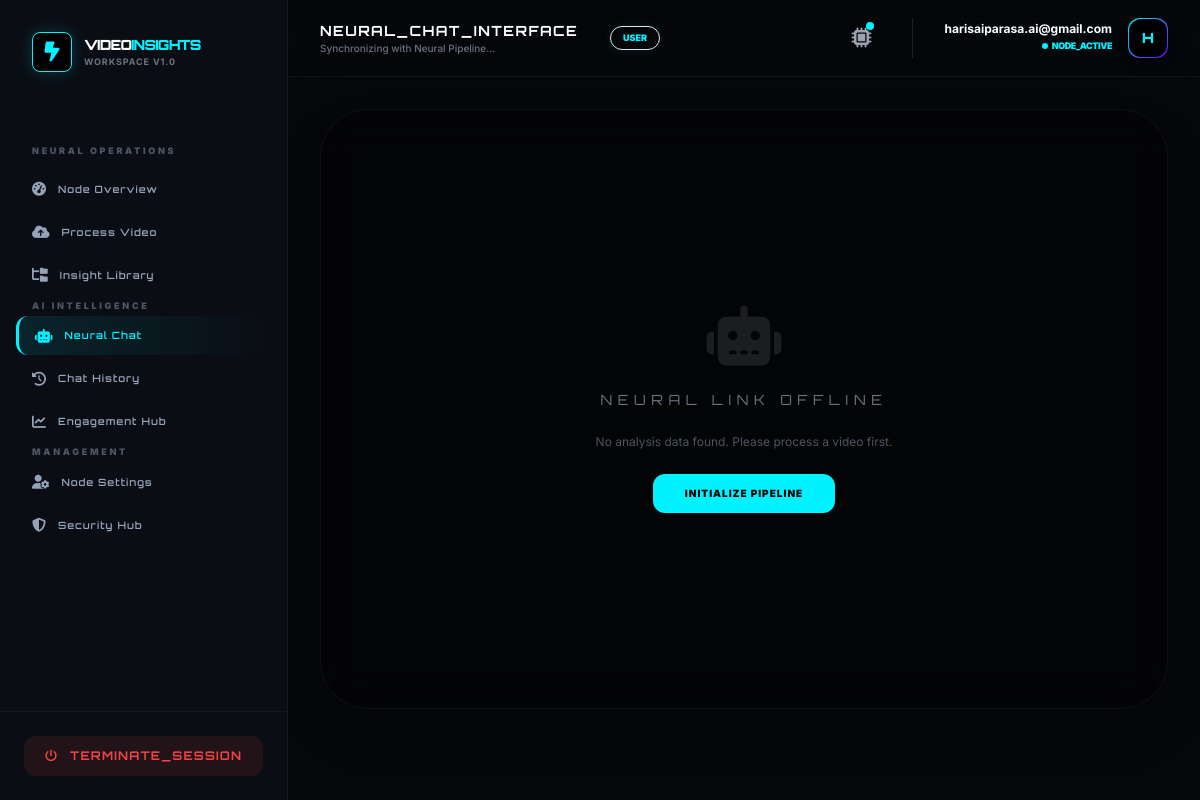
Before: /neural-chat/chat/ (signed in) with the older database file.
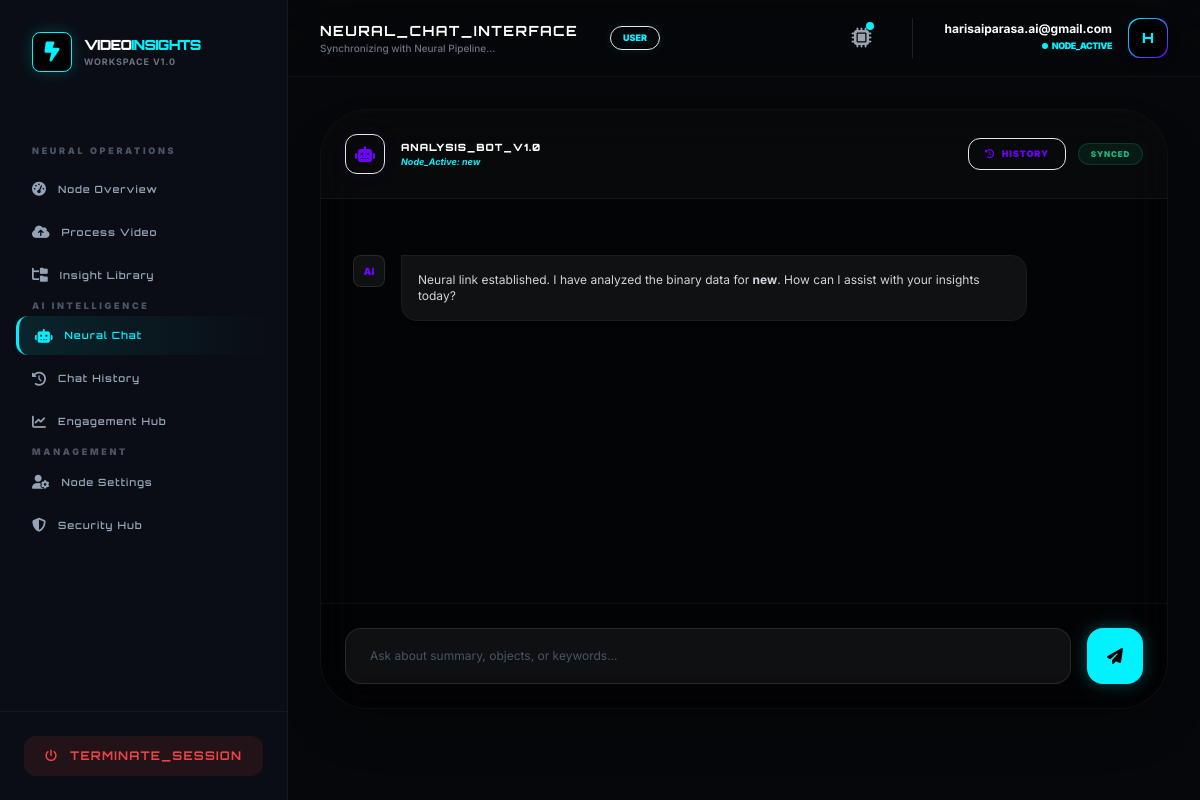
After: the same page with the newer database file.
### videos/models.py (models this page shows)
class VideoAnalysis(models.Model):
    user = models.ForeignKey(settings.AUTH_USER_MODEL, on_delete=models.CASCADE)
    title = models.CharField(max_length=255)
    video_file = models.FileField(upload_to='videos/', null=True, blank=True)
    youtube_url = models.URLField(null=True, blank=True)
    transcript = models.TextField(null=True, blank=True)
    summary = models.TextField(null=True, blank=True)
    keywords = models.JSONField(default=list)
    engagement_data = models.JSONField(default=list, null=True, blank=True)
    objects_detected = models.JSONField(default=list)
    key_moments = models.JSONField(default=list, blank=True)
    activity_type = models.CharField(max_length=100, default="General Analysis")
    human_presence_data = models.JSONField(default=dict, null=True, blank=True)
    face_detection_data = models.JSONField(default=dict, null=True, blank=True)
    activity_ml_data = models.JSONField(default=dict, null=True, blank=True)
    ml_processed = models.BooleanField(default=False)
    created_at = models.DateTimeField(auto_now_add=True)
    ai_processed = models.BooleanField(default=False)
    ai_failed = models.BooleanField(default=False)

### chatbot/views.py (the view)
# urls.py: path('chat/', views.ai_chatbot_view, name='ai_chatbot'),
@login_required
def ai_chatbot_view(request, video_id=None):
    user_videos = VideoAnalysis.objects.filter(user=request.user)
    if not user_videos.exists():
        messages.info(request, "Neural Link Offline: Please process a video to initialize the AI Chatbot.")
        return render(request, 'chatbot/chat_interface.html', {'video': None, 'chat_history': []})
    if video_id:
        video = get_object_or_404(VideoAnalysis, id=video_id, user=request.user)
    else:
        video = user_videos.latest('created_at')
    chat_history = ChatMessage.objects.filter(
        video=video, user=request.user
    ).order_by('created_at')
    return render(request, 'chatbot/chat_interface.html', {
        'video': video,
        'chat_history': chat_history
    })

### templates/chatbot/chat_interface.html (shortened to what this page needs)
{% extends "base2.html" %}
{% block page_title %}NEURAL_CHAT_INTERFACE{% endblock %}
{% block content %}
<div class="max-w-4xl mx-auto animate-fade-in" style="height: 75vh;">
    <div class="h-full flex flex-col bg-black/40 border border-white/5 rounded-[3rem] backdrop-blur-xl overflow-hidden shadow-2xl">
        {% if video %}
            <div class="p-6 border-b border-white/5 bg-white/[0.02] flex items-center justify-between">
                <div class="flex items-center gap-4">
                    <div class="w-10 h-10 bg-[var(--accent-purple)]/20 rounded-xl flex items-center justify-center border border-[var(--accent-purple)]/30 shadow-[0_0_15px_rgba(112,0,255,0.1)]">
                        <i class="fa fa-robot text-[var(--accent-purple)]"></i>
                    </div>
                    <div>
                        <p class="orbitron text-[10px] text-white font-black tracking-widest uppercase">Analysis_Bot_v1.0</p>
                        <p class="text-[9px] text-[var(--accent-cyan)] font-bold italic">Node_Active: {{ video.title }}</p>
                    </div>
                </div>
                <div class="flex items-center gap-3">
                    <a href="{% url 'chat_history_video' video.id %}"
                       class="px-4 py-2 bg-[var(--accent-purple)]/10 border border-[var(--accent-purple)]/20 text-[var(--accent-purple)] text-[9px] font-black uppercase tracking-widest rounded-xl hover:bg-[var(--accent-purple)] hover:text-white transition-all">
                        <i class="fa fa-clock-rotate-left mr-1"></i> History
                    </a>
                    <span class="text-[8px] font-black text-emerald-500 uppercase tracking-widest bg-emerald-500/10 px-3 py-1 rounded-full border border-emerald-500/20">Synced</span>
                </div>
            </div>
            <div id="chat-window" class="flex-1 overflow-y-auto p-8 space-y-6 scroll-smooth custom-scrollbar">
                <div class="flex gap-4">
                    <div class="w-8 h-8 rounded-lg bg-white/5 border border-white/10 flex items-center justify-center text-[10px] font-black text-[var(--accent-purple)]">AI</div>
                    <div class="bg-white/5 p-4 rounded-2xl rounded-tl-none border border-white/5 max-w-[80%] shadow-lg">
                        <p class="text-xs text-gray-300">Neural link established. I have analyzed the binary data for <b>{{ video.title }}</b>. How can I assist with your insights today?</p>
                    </div>
                </div>
            </div>
            <div class="p-6 bg-black/20 border-t border-white/5">
                <form id="chat-form" class="flex gap-4">
                    <input type="text" name="message" id="user-input" autocomplete="off"
                           placeholder="Ask about summary, objects, or keywords..."
                           class="flex-1 bg-white/5 border border-white/10 rounded-2xl px-6 py-4 text-xs text-white focus:outline-none focus:border-[var(--accent-cyan)] transition-all placeholder:text-gray-600">
                    <button type="submit" class="w-14 h-14 bg-[var(--accent-cyan)] text-black rounded-2xl flex items-center justify-center shadow-[0_0_15px_rgba(0,242,255,0.3)] hover:scale-105 active:scale-95 transition-all">
                        <i class="fa fa-paper-plane"></i>
                    </button>
                </form>
            </div>
        {% else %}
            <div class="flex-1 flex flex-col items-center justify-center p-20 text-center space-y-6">
                <i class="fa fa-robot text-6xl text-white/10 animate-pulse"></i>
                <h3 class="orbitron text-sm text-gray-500 uppercase tracking-[0.4em]">Neural Link Offline</h3>
                <p class="text-xs text-gray-600 max-w-xs">No analysis data found. Please process a video first.</p>
                <a href="{% url 'upload_video' %}" class="px-8 py-3 bg-[var(--accent-cyan)] text-black rounded-xl font-black text-[10px] uppercase tracking-widest hover:shadow-[0_0_20px_var(--accent-cyan)] transition-all">Initialize Pipeline</a>
            </div>
        {% endif %}
    </div>
</div>
{% endblock %}

Changed rows visible on the page:
added VideoAnalysis: title "new"
Other visible differences:
text no longer shown: "NEURAL LINK OFFLINE No analysis data found. Please process a video first. INITIALIZE PIPELINE"
text now shown: "ANALYSIS_BOT_V1.0 Node_Active: HISTORY SYNCED AI Neural link established. I have analyzed the binary data for . How can I assist with your insights today?"
